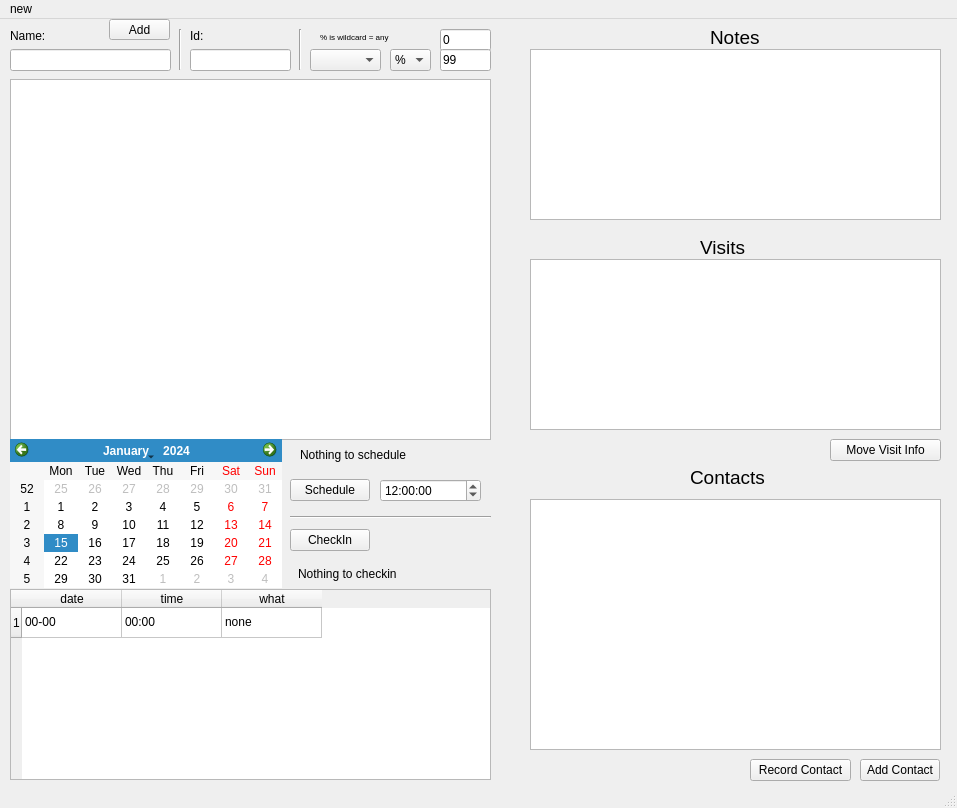
<?xml version="1.0" encoding="UTF-8"?>
<ui version="4.0">
 <class>MainWindow</class>
 <widget class="QMainWindow" name="MainWindow">
  <property name="geometry">
   <rect>
    <x>0</x>
    <y>0</y>
    <width>957</width>
    <height>808</height>
   </rect>
  </property>
  <property name="windowTitle">
   <string>MainWindow</string>
  </property>
  <widget class="QWidget" name="centralwidget">
   <widget class="QLineEdit" name="fullname">
    <property name="geometry">
     <rect>
      <x>10</x>
      <y>30</y>
      <width>161</width>
      <height>22</height>
     </rect>
    </property>
   </widget>
   <widget class="QLineEdit" name="subjid_search">
    <property name="geometry">
     <rect>
      <x>190</x>
      <y>30</y>
      <width>101</width>
      <height>22</height>
     </rect>
    </property>
   </widget>
   <widget class="QTableWidget" name="people_table">
    <property name="geometry">
     <rect>
      <x>10</x>
      <y>60</y>
      <width>481</width>
      <height>361</height>
     </rect>
    </property>
   </widget>
   <widget class="QTableWidget" name="cal_table">
    <property name="geometry">
     <rect>
      <x>10</x>
      <y>570</y>
      <width>481</width>
      <height>191</height>
     </rect>
    </property>
    <row>
     <property name="text">
      <string>1</string>
     </property>
    </row>
    <column>
     <property name="text">
      <string>date</string>
     </property>
    </column>
    <column>
     <property name="text">
      <string>time</string>
     </property>
    </column>
    <column>
     <property name="text">
      <string>what</string>
     </property>
    </column>
    <item row="0" column="0">
     <property name="text">
      <string>00-00</string>
     </property>
    </item>
    <item row="0" column="1">
     <property name="text">
      <string>00:00</string>
     </property>
    </item>
    <item row="0" column="2">
     <property name="text">
      <string>none</string>
     </property>
    </item>
   </widget>
   <widget class="QCalendarWidget" name="calendarWidget">
    <property name="geometry">
     <rect>
      <x>10</x>
      <y>420</y>
      <width>272</width>
      <height>149</height>
     </rect>
    </property>
   </widget>
   <widget class="QPushButton" name="schedule_button">
    <property name="geometry">
     <rect>
      <x>290</x>
      <y>460</y>
      <width>80</width>
      <height>22</height>
     </rect>
    </property>
    <property name="text">
     <string>Schedule</string>
    </property>
   </widget>
   <widget class="QPushButton" name="checkin_button">
    <property name="geometry">
     <rect>
      <x>290</x>
      <y>510</y>
      <width>80</width>
      <height>22</height>
     </rect>
    </property>
    <property name="text">
     <string>CheckIn</string>
    </property>
   </widget>
   <widget class="QTimeEdit" name="timeEdit">
    <property name="geometry">
     <rect>
      <x>380</x>
      <y>460</y>
      <width>101</width>
      <height>23</height>
     </rect>
    </property>
    <property name="time">
     <time>
      <hour>12</hour>
      <minute>0</minute>
      <second>0</second>
     </time>
    </property>
   </widget>
   <widget class="QLabel" name="checkin_what_label">
    <property name="geometry">
     <rect>
      <x>298</x>
      <y>539</y>
      <width>191</width>
      <height>31</height>
     </rect>
    </property>
    <property name="text">
     <string>Nothing to checkin</string>
    </property>
   </widget>
   <widget class="QLabel" name="schedule_what_label">
    <property name="geometry">
     <rect>
      <x>300</x>
      <y>420</y>
      <width>181</width>
      <height>31</height>
     </rect>
    </property>
    <property name="text">
     <string>Nothing to schedule</string>
    </property>
   </widget>
   <widget class="QTableWidget" name="contact_table">
    <property name="geometry">
     <rect>
      <x>530</x>
      <y>480</y>
      <width>411</width>
      <height>251</height>
     </rect>
    </property>
   </widget>
   <widget class="QTableWidget" name="visit_table">
    <property name="geometry">
     <rect>
      <x>530</x>
      <y>240</y>
      <width>411</width>
      <height>171</height>
     </rect>
    </property>
   </widget>
   <widget class="Line" name="line">
    <property name="geometry">
     <rect>
      <x>290</x>
      <y>490</y>
      <width>201</width>
      <height>16</height>
     </rect>
    </property>
    <property name="orientation">
     <enum>Qt::Horizontal</enum>
    </property>
   </widget>
   <widget class="QPushButton" name="record_contact_button">
    <property name="geometry">
     <rect>
      <x>750</x>
      <y>740</y>
      <width>101</width>
      <height>22</height>
     </rect>
    </property>
    <property name="text">
     <string>Record Contact</string>
    </property>
   </widget>
   <widget class="QPushButton" name="add_contact_button">
    <property name="geometry">
     <rect>
      <x>860</x>
      <y>740</y>
      <width>80</width>
      <height>22</height>
     </rect>
    </property>
    <property name="text">
     <string>Add Contact</string>
    </property>
   </widget>
   <widget class="QPushButton" name="visit_info_button">
    <property name="geometry">
     <rect>
      <x>830</x>
      <y>420</y>
      <width>111</width>
      <height>22</height>
     </rect>
    </property>
    <property name="text">
     <string>Move Visit Info</string>
    </property>
   </widget>
   <widget class="QLabel" name="search_note_label">
    <property name="geometry">
     <rect>
      <x>320</x>
      <y>10</y>
      <width>81</width>
      <height>16</height>
     </rect>
    </property>
    <property name="font">
     <font>
      <pointsize>6</pointsize>
     </font>
    </property>
    <property name="text">
     <string>% is wildcard = any</string>
    </property>
   </widget>
   <widget class="QLabel" name="search_name_label">
    <property name="geometry">
     <rect>
      <x>10</x>
      <y>10</y>
      <width>59</width>
      <height>14</height>
     </rect>
    </property>
    <property name="text">
     <string>Name:</string>
    </property>
   </widget>
   <widget class="QLabel" name="search_id_label">
    <property name="geometry">
     <rect>
      <x>190</x>
      <y>10</y>
      <width>59</width>
      <height>14</height>
     </rect>
    </property>
    <property name="text">
     <string>Id:</string>
    </property>
   </widget>
   <widget class="QLabel" name="visit_label">
    <property name="geometry">
     <rect>
      <x>700</x>
      <y>220</y>
      <width>161</width>
      <height>16</height>
     </rect>
    </property>
    <property name="font">
     <font>
      <pointsize>14</pointsize>
     </font>
    </property>
    <property name="text">
     <string>Visits</string>
    </property>
   </widget>
   <widget class="QLabel" name="contacts_label">
    <property name="geometry">
     <rect>
      <x>690</x>
      <y>450</y>
      <width>241</width>
      <height>16</height>
     </rect>
    </property>
    <property name="font">
     <font>
      <pointsize>14</pointsize>
     </font>
    </property>
    <property name="text">
     <string>Contacts</string>
    </property>
   </widget>
   <widget class="Line" name="line_2">
    <property name="geometry">
     <rect>
      <x>290</x>
      <y>10</y>
      <width>20</width>
      <height>41</height>
     </rect>
    </property>
    <property name="orientation">
     <enum>Qt::Vertical</enum>
    </property>
   </widget>
   <widget class="Line" name="line_3">
    <property name="geometry">
     <rect>
      <x>170</x>
      <y>10</y>
      <width>20</width>
      <height>41</height>
     </rect>
    </property>
    <property name="orientation">
     <enum>Qt::Vertical</enum>
    </property>
   </widget>
   <widget class="QLineEdit" name="min_age_search">
    <property name="geometry">
     <rect>
      <x>440</x>
      <y>10</y>
      <width>51</width>
      <height>22</height>
     </rect>
    </property>
    <property name="text">
     <string>0</string>
    </property>
   </widget>
   <widget class="QLineEdit" name="max_age_search">
    <property name="geometry">
     <rect>
      <x>440</x>
      <y>30</y>
      <width>51</width>
      <height>22</height>
     </rect>
    </property>
    <property name="text">
     <string>99</string>
    </property>
   </widget>
   <widget class="QComboBox" name="sex_search">
    <property name="geometry">
     <rect>
      <x>390</x>
      <y>30</y>
      <width>41</width>
      <height>22</height>
     </rect>
    </property>
    <item>
     <property name="text">
      <string>%</string>
     </property>
    </item>
    <item>
     <property name="text">
      <string>M</string>
     </property>
    </item>
    <item>
     <property name="text">
      <string>F</string>
     </property>
    </item>
   </widget>
   <widget class="QComboBox" name="study_search">
    <property name="geometry">
     <rect>
      <x>310</x>
      <y>30</y>
      <width>71</width>
      <height>22</height>
     </rect>
    </property>
    <item>
     <property name="text">
      <string/>
     </property>
    </item>
   </widget>
   <widget class="QPushButton" name="add_person_button">
    <property name="geometry">
     <rect>
      <x>109</x>
      <y>0</y>
      <width>61</width>
      <height>21</height>
     </rect>
    </property>
    <property name="text">
     <string>Add</string>
    </property>
   </widget>
   <widget class="QTableWidget" name="note_table">
    <property name="geometry">
     <rect>
      <x>530</x>
      <y>30</y>
      <width>411</width>
      <height>171</height>
     </rect>
    </property>
   </widget>
   <widget class="QLabel" name="notes_label">
    <property name="geometry">
     <rect>
      <x>710</x>
      <y>10</y>
      <width>161</width>
      <height>16</height>
     </rect>
    </property>
    <property name="font">
     <font>
      <pointsize>14</pointsize>
     </font>
    </property>
    <property name="text">
     <string>Notes</string>
    </property>
   </widget>
  </widget>
  <widget class="QStatusBar" name="statusbar"/>
  <widget class="QMenuBar" name="menubar">
   <property name="geometry">
    <rect>
     <x>0</x>
     <y>0</y>
     <width>957</width>
     <height>22</height>
    </rect>
   </property>
   <widget class="QMenu" name="menuStudy">
    <property name="title">
     <string>new</string>
    </property>
    <addaction name="actionStudy"/>
    <addaction name="actionTask"/>
    <addaction name="actionVisit_type"/>
   </widget>
   <addaction name="menuStudy"/>
  </widget>
  <action name="actionStudy">
   <property name="text">
    <string>study</string>
   </property>
  </action>
  <action name="actionTask">
   <property name="text">
    <string>task</string>
   </property>
  </action>
  <action name="actionVisit_type">
   <property name="text">
    <string>visit type</string>
   </property>
  </action>
 </widget>
 <resources/>
 <connections/>
</ui>
